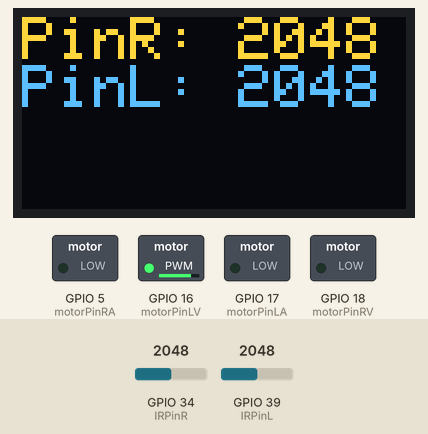
This sketch was run on a simulated ESP32. On the bench: 128×64 one-colour display, switched loads named in the sketch (green lamp = pin HIGH). Dashed ring = blinking. Inputs (shaded band) come from the test bench; at power-on: GPIO 34 (IRPinR) = 2048, GPIO 39 (IRPinL) = 2048. The OLED is the two-colour kind (top 16 rows yellow).

Above: at 1.2 s.
1.3 s: GPIO 34 (IRPinR) set to 0
At 4.4 s:
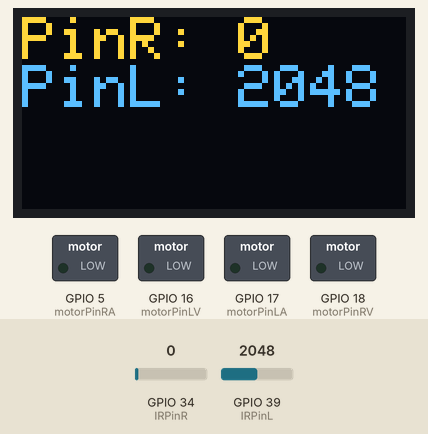
4.6 s: GPIO 39 (IRPinL) set to 213
At 4.95 s:
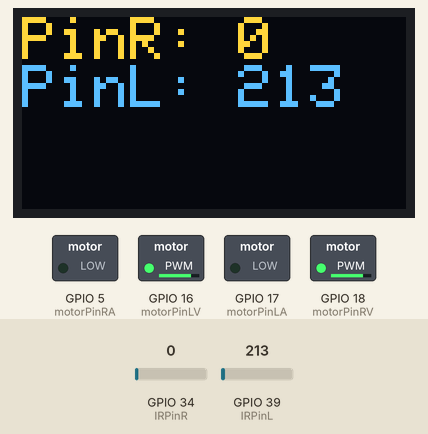
7.7 s: GPIO 39 (IRPinL) set to 191
At 10.8 s:
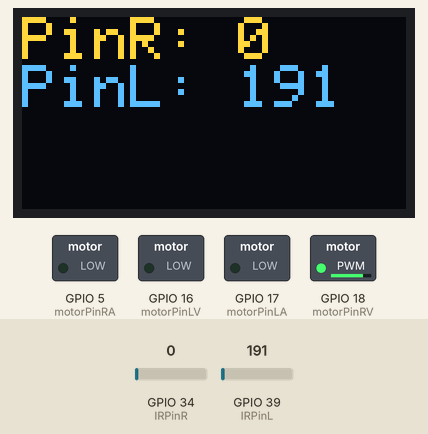
11.1 s: GPIO 34 (IRPinR) set to 77
At 11.6 s:
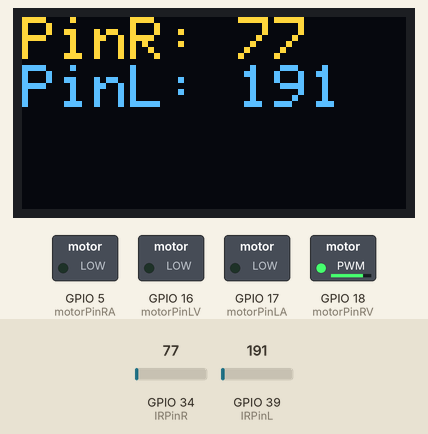
14.2 s: GPIO 34 (IRPinR) set to 87
At 15.3 s:
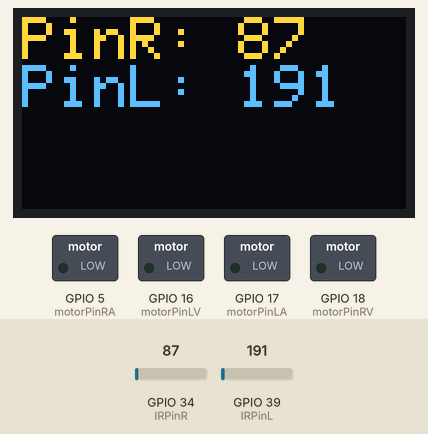
17.3 s: GPIO 39 (IRPinL) set to 87
At 17.9 s:
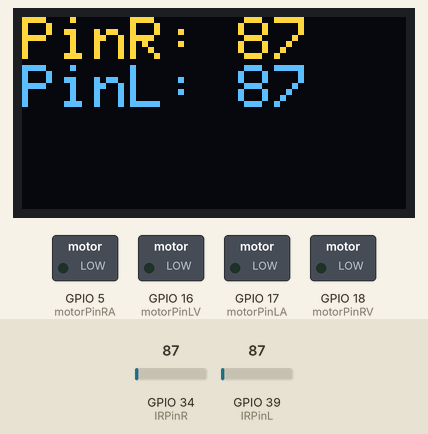
20.4 s: GPIO 39 (IRPinL) set to 74
Timing chart, 0 to 23.4 s (numbered marks = the images above; inputs shaded):
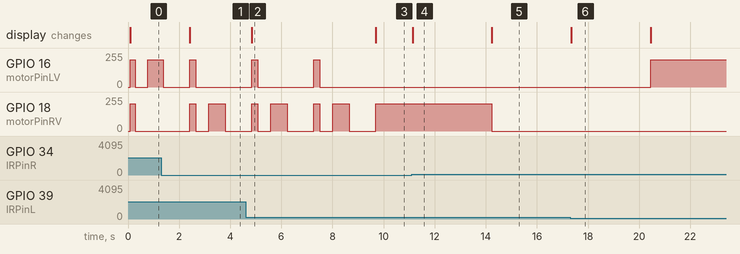

The sketch:

DoolhofDelay.ino
```cpp
#include <Arduino.h>
#include <WiFi.h> //WiFi library
#include <WebSocketsClient.h> //websocket library
#include <ArduinoJson.h> //arduino JSON library
#include <analogWrite.h> //analogWrite library

#include <Adafruit_VL53L0X.h> //liDAR library
#include <Adafruit_GFX.h> //graphics library
#include <Adafruit_SSD1306.h> //display library

Adafruit_VL53L0X lidar = Adafruit_VL53L0X(); //LiDAR variable

//declaring the screen.
Adafruit_SSD1306 display(128, 64, &Wire, 4);


int IRPinR = 34; //right IR sensor
int IRPinL = 39; //left IR sensor
int IRValR;
int IRValL;

int motorPinLV = 16;  //Rechterwiel achteruit
int motorPinLA = 17;  //Rechterwiel vooruit
int motorPinRA = 5;   //Linkerwiel vooruit
int motorPinRV = 18;  //Linkerwiel achteruit

float motorR = 255.0f;
float motorL = 255.0f;

//declaring the variables
String colourR = "";
String colourL = "";

int whiteValL = 80;
int whiteValR = 80;
int greyValL = 200;
int greyValR = 200;

void setup() {
//setup display
  if(!display.begin(SSD1306_SWITCHCAPVCC, 0x3C)) {
    Serial.println(F("SSD1306 allocation failed"));
    for(;;); // Don't proceed, loop forever
  }

  display.clearDisplay();
  display.setTextSize(2);
  display.setTextColor(SSD1306_WHITE);
  display.display();

//setup pins
  Serial.begin(115200);
  pinMode(motorPinRA, OUTPUT);
  pinMode(motorPinRV, OUTPUT);
  pinMode(motorPinLV, OUTPUT);
  pinMode(motorPinLA, OUTPUT);

}

void loop() {
mazeLoop();

}

/*
 * --------------------------------------------------------------
 * -------------------------Functions----------------------------
 * --------------------------------------------------------------
 */

/*
 * Read the pins and give a colour
 */
void readPins() {
  IRValL = analogRead(IRPinL);
  IRValR = analogRead(IRPinR);
//if the sensor reads less than 80 it's white.
  if(IRValR <= whiteValR)  {
    colourR = "white";
//if the sensor read more than 80 and less than 250 it's grey.
  }else if(IRValR > whiteValR && IRValR <=greyValR)  {
    colourR = "grey";
//if the sensor reads more than 250 then it's black.
  }else if(IRValR > greyValR) {
    colourR = "black";
  }

//if the sensor reads less than 80 it's white.
  if(IRValL <= whiteValL)  {
    colourL = "white";
//if the sensor read more than 80 and less than 250 it's grey.
  }else if(IRValL >whiteValL && IRValL <=greyValL) {
    colourL = "grey";
//if the sensor reads more than 250 then it's black.
  }else if(IRValL >greyValL)  {
    colourL = "black";
  }
}

void writeToDisplay(String text, int x, int y) {
  display.clearDisplay();
  display.setTextSize(1);
  display.setTextColor(SSD1306_WHITE);
  display.setCursor(x, y);
  display.println(text);
  display.display();
}

void motorInit() {
  pinMode(motorPinRA, OUTPUT);
  pinMode(motorPinRV, OUTPUT);
  pinMode(motorPinLV, OUTPUT);
  pinMode(motorPinLA, OUTPUT);
}

void standStill() {
  analogWrite(motorPinLV, 0);
  analogWrite(motorPinLA, 0);
  analogWrite(motorPinRA, 0);
  analogWrite(motorPinRV, 0);
}

void driveForward(double percentage) {
  int speedR = int((motorR / 100.0f) * percentage);
  int speedL = int((motorL / 100.0f) * percentage);

  analogWrite(motorPinRA, 0);
  analogWrite(motorPinRV, speedR);
  analogWrite(motorPinLV, speedL);
  analogWrite(motorPinLA, 0);
}

void driveBackwards(double percentage) {
  int speedR = int((motorR / 100.0f) * percentage);
  int speedL = int((motorL / 100.0f) * percentage);

  analogWrite(motorPinRA, speedR);
  analogWrite(motorPinRV, 0);
  analogWrite(motorPinLV, 0);
  analogWrite(motorPinLA, speedL);
}

void turnLeft(double percentage) {
  int speedR = int((motorR / 100.0f) * percentage);
  int speedL = int((motorL / 100.0f) * percentage);

  analogWrite(motorPinRA, 0);
  analogWrite(motorPinRV, speedR);
  analogWrite(motorPinLV, 0);
  analogWrite(motorPinLA, speedL);
}

void turnRight(double percentage) {
  int speedR = int((motorR / 100.0f) * percentage);
  int speedL = int((motorL / 100.0f) * percentage);

  analogWrite(motorPinRA, speedR);
  analogWrite(motorPinRV, 0);
  analogWrite(motorPinLV, speedL);
  analogWrite(motorPinLA, 0);
}

void turnLeftMaze(double percentage) {
  int speedR = int((255.0f / 100.0f) * percentage);
  int speedL = int((255.0f / 100.0f) * percentage);
  analogWrite(motorPinRA, 0);
  analogWrite(motorPinRV, speedR);
  analogWrite(motorPinLV, 0);
  analogWrite(motorPinLA, 0);
}

void turnRightMaze(double percentage) {
  int speedR = int((255.0f / 100.0f) * percentage);
  int speedL = int((255.0f / 100.0f) * percentage);
  analogWrite(motorPinRA, 0);
  analogWrite(motorPinRV, 0);
  analogWrite(motorPinLV, speedL);
  analogWrite(motorPinLA, 0);
}

void turn180Maze(double percentage)  {
  int speedR = int((255.0f / 100.0f) * percentage);
  int speedL = int((225.0f / 100.0f) * percentage);
  analogWrite(motorPinRA, speedR);
  analogWrite(motorPinRV, 0);
  analogWrite(motorPinLV, speedL);
  analogWrite(motorPinLA, 0);
  delay(600);
}

/*
 * turn 90 degrees backwards
 */
void turn90Backwards(double percentage)  {
  int speedR = int((255.0f / 100.0f) * percentage);
  int speedL = int((225.0f / 100.0f) * percentage);
  analogWrite(motorPinRA, 255);
  analogWrite(motorPinRV, 0);
  analogWrite(motorPinLV, 0);
  analogWrite(motorPinLA, 0);
  delay(500);
}

/*
 *  turn left 90
 */
void turnRight90Maze() {
    driveForward(80);
    delay(200);
    standStill();
    delay(500);
    turnRightMaze(80);
    delay(600);
    standStill();
    delay(1000);
}


/*
 *  turn right 90
 */
void turnLeft90Maze() {
    driveForward(80);
    delay(250);
    standStill();
    delay(500);
    turnLeftMaze(80);
    delay(650);
    standStill();
    delay(1000);
}

void mazeLoop() {
  //detect the different tapes.
  readPins();

  /*
   * display
   */
  //clear the display
  display.clearDisplay();

  //write the values from the IR sensor on the display
  display.setCursor(0, 0);            // Start at top-left corner
  display.print("PinR: ");
  display.println(IRValR);
  display.print("PinL: ");
  display.println(IRValL);
  display.display();

//this works for following the line of the maze.
//If both are white then drive forward
  if(colourL == "white" && colourR == "white")
  {
    driveForward(80);
  }
//if left is grey then adjust to the left.
  else if(colourL == "grey" && colourR == "white")
  {
    turnLeftMaze(80);
  }
//if right is grey then adjust to the right.
  else if(colourL == "white" && colourR == "grey")
  {
    turnRightMaze(80);
  }
//if right is black then turn 90 degrees to the right.
  else if(colourL == "white" && colourR == "black")
  {
    turnRight90Maze();
  }
//if right is black then turn 90 degrees to the right.
  else if(colourL == "grey" && colourR == "black")
  {
    turnRight90Maze();
  }
//if both are grey then turn 180 degrees.
  else if(colourL == "grey" && colourR == "grey")
  {
    standStill();
  }
//if left is black then turn 90 degrees to the right.
  else if(colourL == "black" && colourR == "white")
  {
    turnLeft90Maze();
  }
//if left is black then turn 90 degrees to the right.
  else if(colourL == "black" && colourR == "grey")
  {
    turnLeft90Maze();
  }
  else if(colourL == "black" && colourR == "black") {
    turnRight90Maze();
  }
//else just stand still.
  else
  {
    standStill();
  }
}
```

Measured:
- the behaviour switches between 201 and 200 on GPIO 39 (IRPinL) (found by bisection; images 2 and 3)
- the behaviour switches between 80 and 81 on GPIO 34 (IRPinR) (found by bisection; images 4 and 5)
- after the input at 1.3 s, the display: changes after 1.1 s (image 1)
- after the input at 4.6 s, the display: changes after 0.23 s (image 2)
- after the input at 7.7 s, GPIO 16 (motorPinLV): stays 0/255 (without the input it goes to 203/255 after 2.0 s); GPIO 18 (motorPinRV): goes on until 9.7 s, then stays 203/255; the display: changes after 2.0 s (image 3)
- after the input at 11.1 s, the display: changes at once (image 4)
- after the input at 14.2 s, GPIO 18 (motorPinRV): 203/255 → 0/255 at once; the display: changes at once (image 5)
- after the input at 17.3 s, the display: changes at once (image 6)
- after the input at 20.4 s, GPIO 16 (motorPinLV): 0/255 → 203/255 after 0.05 s
